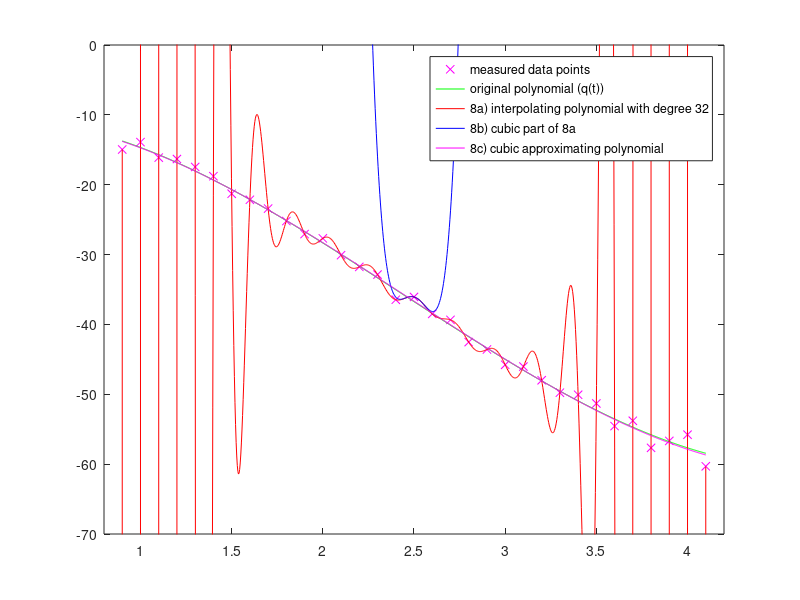

Source code (MATLAB):
% the function that provides us with data
q = @(t) -11 + 11/3 * t - 17/2 * t.^2 + 7/6 * t.^3;

%
% prepare the data
%
n = 33;
rng(0); % fixed seed for constant results

points = linspace(0.9, 4.1, n);
noise = randn(1, n);

data = q(points) + noise;

%
% 8a
%
[P1, S1, MU1] = polyfit(points, data, n - 1);
q1 = @(t) polyval(P1, (t - MU1(1)) / MU1(2));

%
% 8b
%
P2 = P1(end - 4:end);
q2 = @(t) polyval(P2, (t - MU1(1)) / MU1(2));

%
% 8c
%
P3 = polyfit(points, data, 3);
q3 = @(t) polyval(P3, t);

%
% plot everything
%
points_fine = linspace(0.9, 4.1, 1000);
plot(points, data, 'mx', ...
  points_fine, q(points_fine), 'g-', ...
  points_fine, q1(points_fine), 'r-', ...
  points_fine, q2(points_fine), 'b-', ...
  points_fine, q3(points_fine), 'm-');

xlim([0.8, 4.2]);
ylim([-70, 0]);

legend('measured data points', ...
  'original polynomial (q(t))', ...
  '8a) interpolating polynomial with degree 32', ...
  '8b) cubic part of 8a', ...
  '8c) cubic approximating polynomial');